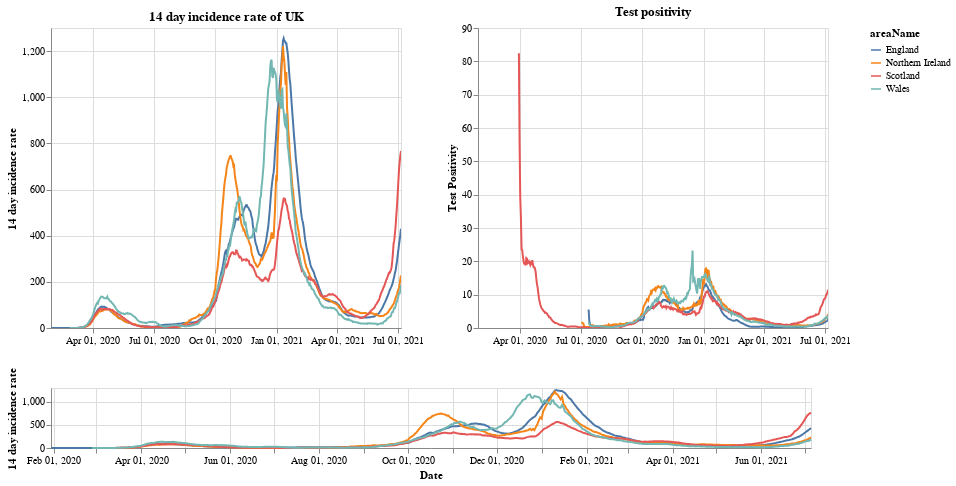

Write notebook code for a chart like this one.
### Markdown cell above
# Plots

First a plot with each country in the UK. The top right shows the positivity rate for (which is the percentage of registered tests which were positive) while the top left is the 14 day incidence rate. The bottom chart can be used to select the timeframe (does not work on a mobile device).

### Code cell
#collapse
brush = alt.selection(type='interval', name='DateBrush',encodings=['x'],fields=['Time'])
leg_selection = alt.selection_multi(fields=['areaName'], bind='legend')

base = alt.Chart(uk_cases).mark_line().encode(
    x=alt.X("yearmonthdate(date):T", axis=alt.Axis(title='Date')),
    y=alt.Y("twoWeeklyCasesRate:Q", axis=alt.Axis(title='14 day incidence rate')),
    tooltip=['areaName', 'date','twoWeeklyCasesRate', 'testPositivity'],
    color='areaName',
    opacity=alt.condition(leg_selection, alt.value(2), alt.value(0.1))
).add_selection(leg_selection).properties(width=350)

upper = base.encode(alt.X('yearmonthdate(date):T', axis=alt.Axis(title=''),
                         scale=alt.Scale(domain=brush))
                   ).properties(title=f'14 day incidence rate of UK')
upper_right = upper.encode(alt.Y('testPositivity:Q', axis=alt.Axis(title='Test Positivity'))).properties(title='Test positivity')
lower = base.properties(height=60, width = 760).add_selection(brush)

(upper | upper_right) & lower

### Figure 1 — Vega-Lite specification as saved in the notebook (floating-point values rounded to 4 significant figures; data arrays with more than 128 entries replaced by an {"elided": "..."} marker saying what was removed)
{"config": {"view": {"continuousWidth": 400, "continuousHeight": 300}}, "vconcat": [{"hconcat": [{"mark": "line", "encoding": {"color": {"type": "nominal", "field": "areaName"}, "opacity": {"condition": {"value": 2, "selection": "selector001"}, "value": 0.1}, "tooltip": [{"type": "nominal", "field": "areaName"}, {"type": "temporal", "field": "date"}, {"type": "quantitative", "field": "twoWeeklyCasesRate"}, {"type": "quantitative", "field": "testPositivity"}], "x": {"type": "temporal", "axis": {"title": ""}, "field": "date", "scale": {"domain": {"selection": "DateBrush"}}, "timeUnit": "yearmonthdate"}, "y": {"type": "quantitative", "axis": {"title": "14 day incidence rate"}, "field": "twoWeeklyCasesRate"}}, "selection": {"selector001": {"type": "multi", "fields": ["areaName"], "bind": "legend"}}, "title": "14 day incidence rate of UK", "width": 350}, {"mark": "line", "encoding": {"color": {"type": "nominal", "field": "areaName"}, "opacity": {"condition": {"value": 2, "selection": "selector001"}, "value": 0.1}, "tooltip": [{"type": "nominal", "field": "areaName"}, {"type": "temporal", "field": "date"}, {"type": "quantitative", "field": "twoWeeklyCasesRate"}, {"type": "quantitative", "field": "testPositivity"}], "x": {"type": "temporal", "axis": {"title": ""}, "field": "date", "scale": {"domain": {"selection": "DateBrush"}}, "timeUnit": "yearmonthdate"}, "y": {"type": "quantitative", "axis": {"title": "Test Positivity"}, "field": "testPositivity"}}, "selection": {"selector001": {"type": "multi", "fields": ["areaName"], "bind": "legend"}}, "title": "Test positivity", "width": 350}]}, {"mark": "line", "encoding": {"color": {"type": "nominal", "field": "areaName"}, "opacity": {"condition": {"value": 2, "selection": "selector001"}, "value": 0.1}, "tooltip": [{"type": "nominal", "field": "areaName"}, {"type": "temporal", "field": "date"}, {"type": "quantitative", "field": "twoWeeklyCasesRate"}, {"type": "quantitative", "field": "testPositivity"}], "x": {"type": "temporal", "axis": {"title": "Date"}, "field": "date", "timeUnit": "yearmonthdate"}, "y": {"type": "quantitative", "axis": {"title": "14 day incidence rate"}, "field": "twoWeeklyCasesRate"}}, "height": 60, "selection": {"selector001": {"type": "multi", "fields": ["areaName"], "bind": "legend"}, "DateBrush": {"type": "interval", "encodings": ["x"], "fields": ["Time"]}}, "width": 760}], "data": {"name": "data-2c30dcd73a54add458a8a80d31ca900e"}, "$schema": "https://vega.github.io/schema/vega-lite/v4.8.1.json", "datasets": {"data-2c30dcd73a54add458a8a80d31ca900e": {"elided": "2000 records"}}}
